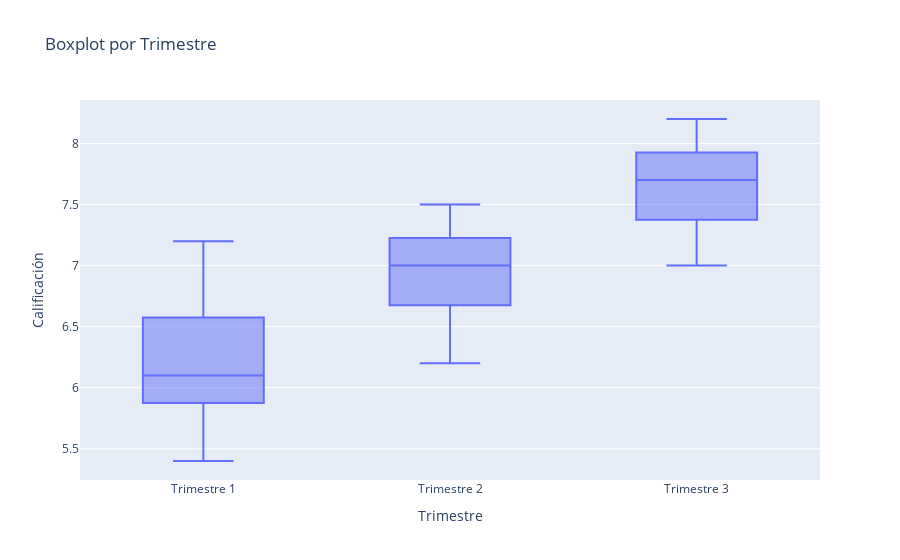

Write notebook code for a chart like this one.
### Markdown cell above
## Ejercicio 7: Notas por trimestre


Se tienen las **notas del mismo grupo** en **3 trimestres**.

trimestre1 = [5.5, 6.0, 5.8, 6.2, 7.0, 6.5, 5.9, 6.1, 7.2, 6.8, 5.4, 6.0, 6.3]

trimestre2 = [6.2, 6.5, 6.8, 7.1, 7.3, 6.9, 7.0, 6.7, 7.5, 7.4, 6.6, 7.2, 7.1]

trimestre3 = [7.0, 7.2, 7.5, 7.8, 8.0, 7.9, 7.6, 7.7, 8.2, 8.1, 7.4, 7.3, 7.9]

## Tareas
- Crear un **diagrama de caja** por trimestre.
- Comparar **mediana** y **rango intercuartílico (IQR)** de cada trimestre.
- Explicar la **evolución del grupo**.

🎯 Storytelling: "No solo sube la **nota central**, también se **reduce la dispersión**…"

### Code cell
import plotly.express as px

trimestre1 = [5.5, 6.0, 5.8, 6.2, 7.0, 6.5, 5.9, 6.1, 7.2, 6.8, 5.4, 6.0, 6.3]
trimestre2 = [6.2, 6.5, 6.8, 7.1, 7.3, 6.9, 7.0, 6.7, 7.5, 7.4, 6.6, 7.2, 7.1]
trimestre3 = [7.0, 7.2, 7.5, 7.8, 8.0, 7.9, 7.6, 7.7, 8.2, 8.1, 7.4, 7.3, 7.9]

data = pd.DataFrame({
    "Trimestre 1": trimestre1,
    "Trimestre 2": trimestre2,
    "Trimestre 3": trimestre3
})

# Convertir a formato largo
df_long = data.melt(var_name="Trimestre", value_name="Calificación")

fig = px.box(df_long, x="Trimestre", y="Calificación", title="Boxplot por Trimestre")
fig.show()

for col in data.columns:
    q1 = data[col].quantile(0.25)
    q3 = data[col].quantile(0.75)
    iqr = q3 - q1
    mediana = data[col].median()
    print(f"{col} → Mediana: {mediana}, IQR: {iqr}")

### Figure 1 — Plotly figure (JSON) as saved in the notebook; plotly's stock layout.template omitted (floating-point values rounded to 4 significant figures)
{"data": [{"alignmentgroup": "True", "hovertemplate": "Trimestre=%{x}<br>Calificación=%{y}<extra></extra>", "legendgroup": "", "marker": {"color": "#636efa"}, "name": "", "notched": false, "offsetgroup": "", "orientation": "v", "showlegend": false, "type": "box", "x": ["Trimestre 1", "Trimestre 1", "Trimestre 1", "Trimestre 1", "Trimestre 1", "Trimestre 1", "Trimestre 1", "Trimestre 1", "Trimestre 1", "Trimestre 1", "Trimestre 1", "Trimestre 1", "Trimestre 1", "Trimestre 2", "Trimestre 2", "Trimestre 2", "Trimestre 2", "Trimestre 2", "Trimestre 2", "Trimestre 2", "Trimestre 2", "Trimestre 2", "Trimestre 2", "Trimestre 2", "Trimestre 2", "Trimestre 2", "Trimestre 3", "Trimestre 3", "Trimestre 3", "Trimestre 3", "Trimestre 3", "Trimestre 3", "Trimestre 3", "Trimestre 3", "Trimestre 3", "Trimestre 3", "Trimestre 3", "Trimestre 3", "Trimestre 3"], "x0": " ", "xaxis": "x", "y": [5.5, 6.0, 5.8, 6.2, 7.0, 6.5, 5.9, 6.1, 7.2, 6.8, 5.4, 6.0, 6.3, 6.2, 6.5, 6.8, 7.1, 7.3, 6.9, 7.0, 6.7, 7.5, 7.4, 6.6, 7.2, 7.1, 7.0, 7.2, 7.5, 7.8, 8.0, 7.9, 7.6, 7.7, 8.2, 8.1, 7.4, 7.3, 7.9], "y0": " ", "yaxis": "y"}], "layout": {"boxmode": "group", "legend": {"tracegroupgap": 0}, "title": {"text": "Boxplot por Trimestre"}, "xaxis": {"anchor": "y", "domain": [0, 1], "title": {"text": "Trimestre"}}, "yaxis": {"anchor": "x", "domain": [0, 1], "title": {"text": "Calificación"}}}}
